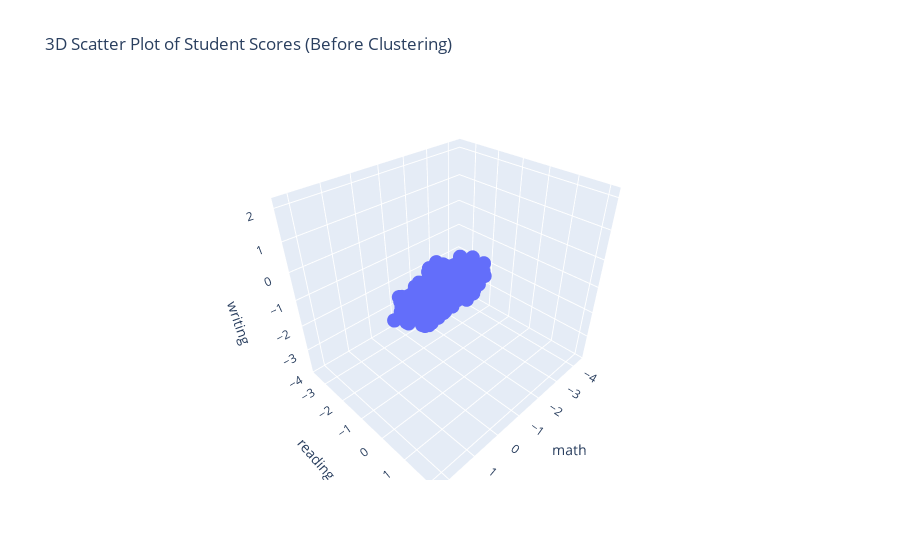

The cell this chart's notebook holds for it:
### Code cell
fig = px.scatter_3d(df_scores_scaled, 
                    x="math", 
                    y="reading", 
                    z="writing", 
                    title='3D Scatter Plot of Student Scores (Before Clustering)')

fig.update_traces(marker=dict(size=5))  
fig.show()

### Figure 1 — Plotly figure (JSON) as saved in the notebook; plotly's stock layout.template omitted (floating-point values rounded to 4 significant figures; data arrays with more than 128 entries replaced by an {"elided": "..."} marker saying what was removed)
{"data": [{"hovertemplate": "math=%{x}<br>reading=%{y}<br>writing=%{z}<extra></extra>", "legendgroup": "", "marker": {"color": "#636efa", "size": 5, "symbol": "circle"}, "mode": "markers", "name": "", "scene": "scene", "showlegend": false, "type": "scatter3d", "x": {"elided": "1000 float values"}, "y": {"elided": "1000 float values"}, "z": {"elided": "1000 float values"}}], "layout": {"autosize": true, "legend": {"tracegroupgap": 0}, "scene": {"aspectmode": "auto", "aspectratio": {"x": 1.089, "y": 0.9388, "z": 0.9781}, "domain": {"x": [0, 1], "y": [0, 1]}, "xaxis": {"title": {"text": "math"}, "type": "linear"}, "yaxis": {"title": {"text": "reading"}, "type": "linear"}, "zaxis": {"title": {"text": "writing"}, "type": "linear"}}, "title": {"text": "3D Scatter Plot of Student Scores (Before Clustering)"}}}
